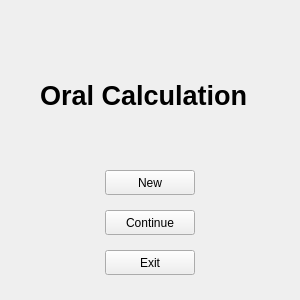
<?xml version="1.0" encoding="UTF-8"?>
<ui version="4.0">
 <class>MainWindow</class>
 <widget class="QMainWindow" name="MainWindow">
  <property name="geometry">
   <rect>
    <x>0</x>
    <y>0</y>
    <width>300</width>
    <height>300</height>
   </rect>
  </property>
  <property name="sizePolicy">
   <sizepolicy hsizetype="Fixed" vsizetype="Fixed">
    <horstretch>0</horstretch>
    <verstretch>0</verstretch>
   </sizepolicy>
  </property>
  <property name="minimumSize">
   <size>
    <width>300</width>
    <height>300</height>
   </size>
  </property>
  <property name="maximumSize">
   <size>
    <width>300</width>
    <height>300</height>
   </size>
  </property>
  <property name="windowTitle">
   <string>Snake</string>
  </property>
  <widget class="QWidget" name="centralwidget">
   <widget class="QPushButton" name="Button_New">
    <property name="geometry">
     <rect>
      <x>105</x>
      <y>170</y>
      <width>90</width>
      <height>25</height>
     </rect>
    </property>
    <property name="sizePolicy">
     <sizepolicy hsizetype="Fixed" vsizetype="Fixed">
      <horstretch>0</horstretch>
      <verstretch>0</verstretch>
     </sizepolicy>
    </property>
    <property name="minimumSize">
     <size>
      <width>0</width>
      <height>0</height>
     </size>
    </property>
    <property name="text">
     <string>New</string>
    </property>
   </widget>
   <widget class="QPushButton" name="Button_Continue">
    <property name="geometry">
     <rect>
      <x>105</x>
      <y>210</y>
      <width>90</width>
      <height>25</height>
     </rect>
    </property>
    <property name="sizePolicy">
     <sizepolicy hsizetype="Fixed" vsizetype="Fixed">
      <horstretch>0</horstretch>
      <verstretch>0</verstretch>
     </sizepolicy>
    </property>
    <property name="text">
     <string>Continue</string>
    </property>
   </widget>
   <widget class="QPushButton" name="Button_Exit">
    <property name="geometry">
     <rect>
      <x>105</x>
      <y>250</y>
      <width>90</width>
      <height>25</height>
     </rect>
    </property>
    <property name="sizePolicy">
     <sizepolicy hsizetype="Fixed" vsizetype="Fixed">
      <horstretch>0</horstretch>
      <verstretch>0</verstretch>
     </sizepolicy>
    </property>
    <property name="text">
     <string>Exit</string>
    </property>
   </widget>
   <widget class="QLabel" name="label">
    <property name="geometry">
     <rect>
      <x>40</x>
      <y>50</y>
      <width>230</width>
      <height>91</height>
     </rect>
    </property>
    <property name="font">
     <font>
      <pointsize>20</pointsize>
      <bold>true</bold>
     </font>
    </property>
    <property name="text">
     <string>Oral Calculation</string>
    </property>
   </widget>
  </widget>
 </widget>
 <resources/>
 <connections/>
</ui>
